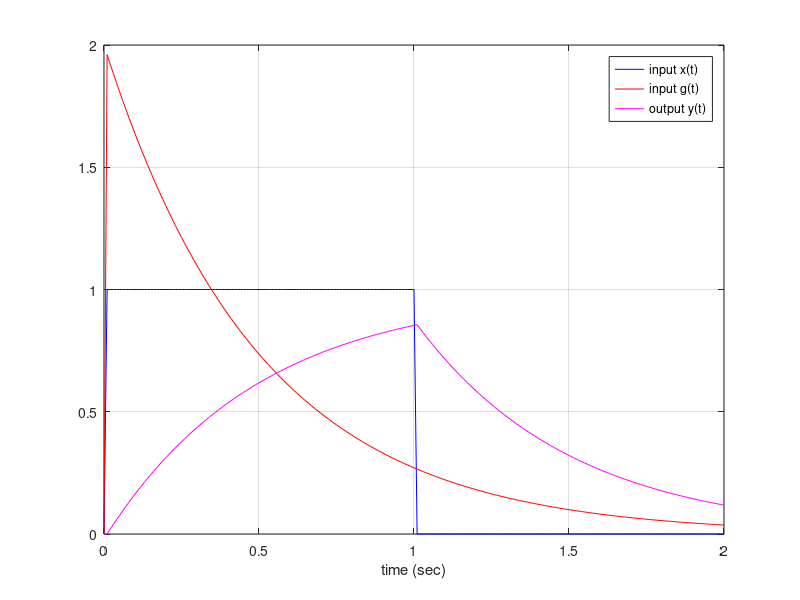
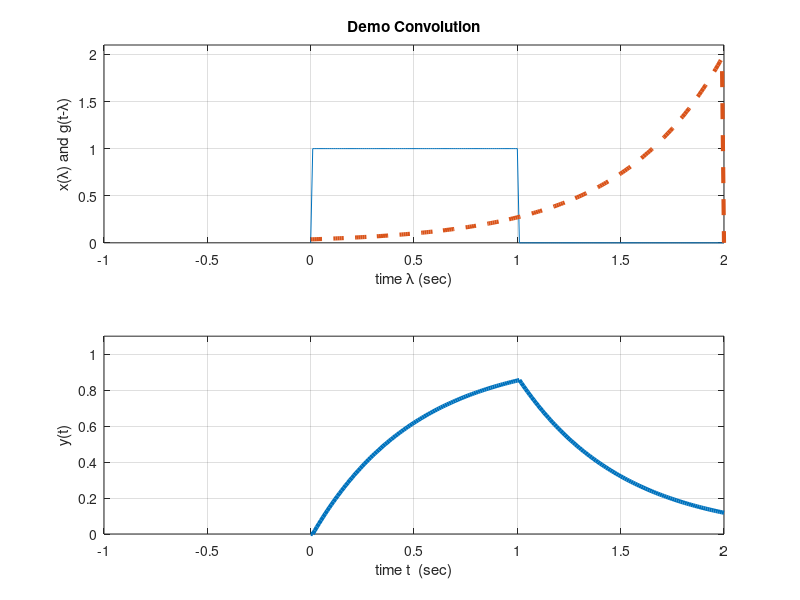

MATLAB code for these plots, in order:
% ==========================================
% Convolution Demo : to show y = x conv g  
% ==========================================
clear; close all; clc;

% PARAMETERS
N=100;
Ts=1e-2;
tau = Ts*50;
time=[0:2*N]*Ts;

% FUNCTIONS 
x=[0 ones(1,N) zeros(1,N)];

% g= x;     % another option for input fct
g = 1/tau * exp(-time/tau);
g(1) = 0;  % for better visualisation of start value

y=zeros(1,2*N+1);
yconv = conv(x,g)*Ts;

figure('Name','Convolution-Demo: Inputs and Output','Position',[1 300 500 300]);
plot(time,x,'b',time,g,'r',time,yconv(1:2*N+1),'m'), xlabel('time (sec)')
legend({'input x(t)','input g(t)','output y(t)'}), grid on
pause(2);

figure('Name','Convolution-Demo: Progression','Position',[500 300 500 300]);
grev=fliplr(g);       % flipped g(t) for plot of convolution progression
for n=1:2*N,
    subplot(2,1,1);
    plot(time,x,time-2+n*Ts,grev,'--','LineWidth',3.0); grid;
    xlabel('time \lambda (sec)'); ylabel('x(\lambda) and g(t-\lambda)'); axis([-1 2 0 2.1])
    y(1+n) = yconv(1+n);
    subplot(2,1,2);
    plot(time,y,'LineWidth',3.0); grid;
    xlabel('time t  (sec)'); ylabel('y(t)'); axis([-1 2 0 1.1])
    pause(0.01)
end
subplot(211),title('Demo Convolution')